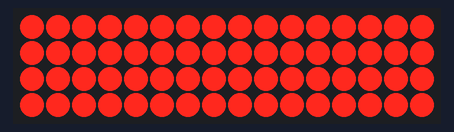
The sketch below on a simulated Arduino Uno, built with avr-gcc and run on an emulated ATmega328P. Shown: 16×4 LED matrix. Wiring (inferred from the names in the program): LED cube drawn one layer per row (orientation assumed): layers pin 16, pin 17, pin 18, pin 19; columns pin 0, pin 1, pin 2, pin 3, pin 4, pin 5, pin 6, pin 7, pin 8, pin 9, pin 10, pin 11, pin 12, pin 13, pin 14, pin 15.

Above: at 0.1 s.

The sketch:

LED_cube_new.ino
```cpp
#include <TimerOne.h>

extern "C" {
//#include <vector.h>
#include <string.h>
#include <stdlib.h>

}

#define LAYER_SIZE 4
#define DATA_SIZE 16

#define LAYER_OFF 0x00
#define LAYER_ON_1 0x01
#define LAYER_ON_2 0x02
#define LAYER_ON_3 0x04
#define LAYER_ON_4 0x08

#define MAX_EFFECT 50


/*
 * Contadores para o controle de tarefas
 * [0] = 4	-- 4x250us = 1ms
 * [1] = 10 -- 10x1ms = 10ms
 * [2] = 10 -- 10x10ms = 100ms
 * [3] = 5 --	5x100ms = 500ms
 * [4] = 2 -- 2x500ms = 1s
 */
int task_control[5];

boolean _1ms = false;
boolean _10ms = false;
boolean _100ms = false;
boolean _500ms = false;
boolean _1s = false;

// Data pins
int data[]	= {0, 1, 2, 3, 4, 5, 6, 7, 8, 9, 10, 11, 12, 13, 14, 15};

// Layer pins
int layer[]	= {16, 17, 18, 19};


int effect_counter = 0;
int effect_time = 0;
int effect_loop = 0;
word cube_driver_comp = 0x8000;


//word cube_value[] = {
//	0xF99F, // Layer 1
//	0x9009, // Layer 2
//	0x9009, // Layer 3
//	0xF99F, // Layer 4
//};

word cube_value[] = {
	0xFFFF, // Layer 1
	0xFFFF, // Layer 2
	0xFFFF, // Layer 3
	0xFFFF, // Layer 4
};


/*
Formato de cada passo dos efeitos
0x0000, // Layer 1 - 16 bits
0x0000, // Layer 2 - 16 bits
0x0000, // Layer 3 - 16 bits
0x0000, // Layer 4 - 16 bits
0,		// Time - 10 ms units
*/


struct effect_t
{
	word * data;
	unsigned char count;
	unsigned char size;
};


// Efeitos
struct effect_t * effects[MAX_EFFECT];


void add_effect(word * effect, byte loop_counter) {
    struct effect_t *new_fx;
    byte counter = 0;

    new_fx = (effect_t *)malloc(sizeof(effect_t));
    new_fx->data = effect;
    new_fx->size = (sizeof(effect)/sizeof(word));
    new_fx->count = loop_counter;

    for(counter=0; counter<MAX_EFFECT; counter++) {
        if(effects[counter] != 0) {
            effects[counter] = new_fx;
            break;
        }
    }

}


void setup() {

	// Setup das variaveis
	memset(effects, 0x00, MAX_EFFECT);

    word effect_pause_data[] = {
	    // Layer 1	Layer 2		Layer 3		Layer 4		Time
	    0x0000,		0x0000,		0x0000,		0x0000,		50,
    };

    word effect_cube_data[] = {
	    //Layer 1	Layer 2		Layer 3		Layer 4		Time
	    0x0000,		0x06C0,		0x06C0,		0x0000,		30,
	    // Layer 1	Layer 2		Layer 3		Layer 4		Time
	    0xF99F,		0xF99F,		0xF99F,		0xF99F,		30,

    	//10, // Numero de vezes que o efeito deve ser repetido
    };
    add_effect(effect_cube_data, 10);
    add_effect(effect_pause_data, 10);


	//Serial.begin(9600);
	task_control[0] = 2;
	task_control[1] = 10;
	task_control[2] = 10;
	task_control[3] = 5;
	task_control[4] = 2;


	for(int i = 0; i < DATA_SIZE; i++){
		pinMode(data[i], OUTPUT);
		digitalWrite(data[i], LOW);
	}

	for(int i = 0; i < LAYER_SIZE; i++){
		pinMode(layer[i], OUTPUT);
		digitalWrite(layer[i], HIGH);
	}

	Timer1.initialize(500); // Inicializa o timer, configurando interrupcao a cada 500us
	Timer1.attachInterrupt( timerInterrupt ); // Indica funcao de callback para cada interrupcao do timer

}


void write_data_byte(word number)
{
	word mask = 0;
	int power = 0;

	for(int i = 0; i < DATA_SIZE; i++){
		mask = B1 << i;
		if(true && (mask & number)){
			power = HIGH;
		} else {
			power = LOW;
		}
		digitalWrite(data[i], power);
	}
}


void layer_select(int layer_value)
{
	int comp = B00000001;

	// Desliga todos os layers
	for(int i = 0; i < LAYER_SIZE; i++){
		digitalWrite(layer[i], HIGH);
	}

	for(int i = 0; i < LAYER_SIZE; i++){
		if (layer_value & comp) {
			digitalWrite(layer[i], LOW);
		} else {
			digitalWrite(layer[i], HIGH);
		}
		comp <<= 0x01;
	}
}


void cube_driver(void) {
	byte counter = 0;
	word comp = 0x01;
	word layer_data = 0;
	byte layer_value = 0x01;

	layer_select(LAYER_OFF);
	for(byte i = 0; i < LAYER_SIZE; i++){
		//write_data_byte(0x0);
		layer_data = cube_value[i];
		layer_select(layer_value);
		comp = 0x0001;
		for(counter = 0; counter < 16; counter++) {
			if(layer_data & comp) {
				write_data_byte(comp);
				delayMicroseconds(10);
			//} else {
			//	write_data_byte(0x0);
			}
			comp <<= 0x01;
		}
		layer_value <<= 0x01;
	}
	layer_select(LAYER_OFF);

#if 0
	for(byte i = 0; i < LAYER_SIZE; i++){

		layer_select(layer_value);

		layer_data = cube_value[i];

		// Tem agum LED pra acender no layer?
		if(layer_data){
			write_data_byte(layer_data);
			delayMicroseconds(100);
			//delay(500);
		}
		else {
			layer_select(LAYER_OFF);
		}
		layer_value <<= 0x01;
	}
#endif
}


void effect_driver(void) {

	int effect_addr = 0;
    struct effect_t *curr_effect;

	word effect_data_layer_1 = 0;
	word effect_data_layer_2 = 0;
	word effect_data_layer_3 = 0;
	word effect_data_layer_4 = 0;
	int effect_data_time = 0;


	//Consome o tempo
	if(effect_time) {
		effect_time--;
		return;
	}

	//Carrega o efeito
	curr_effect = effects[effect_counter];

#if 0
	effect_data_layer_1 = effects[effect_addr];
	effect_data_layer_2 = effects[effect_addr + 1];
	effect_data_layer_3 = effects[effect_addr + 2];
	effect_data_layer_4 = effects[effect_addr + 3];
	effect_data_time	= effects[effect_addr + 4];

	// Verifica se eh o fim dos efeitos
	if((effect_data_layer_1 == 0xFFFF) && (effect_data_layer_2 == 0xFFFF) &&
		(effect_data_layer_3 == 0xFFFF) && (effect_data_layer_4 == 0xFFFF) &&
		(effect_data_time == 0xFFFF))
	{
		effect_counter = 0;
		effect_time = 0;
		return;
	}

	if(effect_data_time > 0) {
		effect_time = effect_data_time;
		cube_value[0] = effect_data_layer_1;
		cube_value[1] = effect_data_layer_2;
		cube_value[2] = effect_data_layer_3;
		cube_value[3] = effect_data_layer_4;
	}
#endif
	effect_counter++;
	return;
}


void loop() {
	cube_driver();

	if(_1ms) {
		_1ms = false;

	}

	if(_10ms) {
		_10ms = false;
		effect_driver();
	}

	if(_100ms) {
		_100ms = false;

	}

	if(_500ms) {
		_500ms = false;
		//digitalWrite(13, digitalRead(13) ^ 1 );
	}

	if(_1s) {
		_1s = false;

	}
}


void timerInterrupt()
{

	task_control[0]--;
	if(task_control[0]){
		return;
	}
	_1ms = true;
	task_control[0] = 2;


	task_control[1]--;
	if(task_control[1]){
		return;
	}
	_10ms = true;
	task_control[1] = 10;

	task_control[2]--;
	if(task_control[2]){
		return;
	}
	_100ms = true;
	task_control[2] = 10;


	task_control[3]--;
	if(task_control[3]){
		return;
	}
	_500ms = true;
	task_control[3] = 5;


	task_control[4]--;
	if(task_control[4]){
		return;
	}
	_1s = true;
	task_control[4] = 2;
}
```
